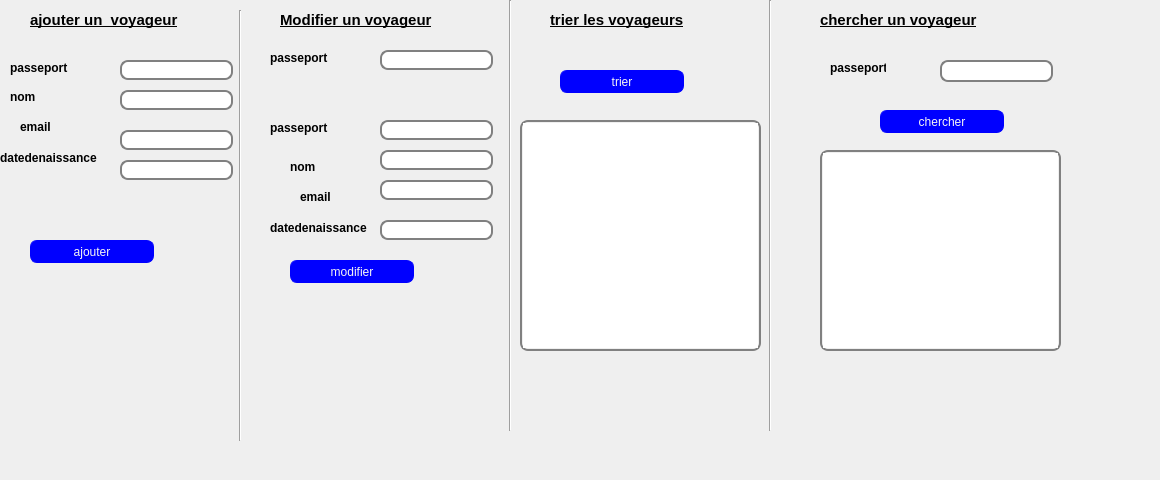
      <widget class="QWidget" name="tab_16">
       <attribute name="title">
        <string>Gestion Des Voyageur  </string>
       </attribute>
       <widget class="QTableView" name="tab_voyageur_tri_2">
        <property name="geometry">
         <rect>
          <x>520</x>
          <y>120</y>
          <width>241</width>
          <height>231</height>
         </rect>
        </property>
        <property name="styleSheet">
         <string notr="true">QTableView {
padding: 1px;
border-style: solid;
border: 2px solid gray;
border-radius: 8px;
font: 75 12pt &quot;NSimSun&quot;;
}</string>
        </property>
       </widget>
       <widget class="QPushButton" name="pb_tri_4">
        <property name="geometry">
         <rect>
          <x>560</x>
          <y>70</y>
          <width>124</width>
          <height>23</height>
         </rect>
        </property>
        <property name="styleSheet">
         <string notr="true">QPushButton {
color: rgb(245, 245, 245);
background-color: rgb(0, 0, 255);
border-width: 1px;
border-color: rgb(0, 0, 255);
border-style: solid;
border-radius: 7;
padding: 3px;
font-size: 75 ;
padding-left: 1px;
padding-right: 1px;
min-width: 120px;
max-width: 50px;
min-height: 15px;
max-height: 15px;
font: 75 12pt &quot;NSimSun&quot;;
}</string>
        </property>
        <property name="text">
         <string>trier</string>
        </property>
       </widget>
       <widget class="QLineEdit" name="passeportv_2">
        <property name="geometry">
         <rect>
          <x>120</x>
          <y>60</y>
          <width>113</width>
          <height>20</height>
         </rect>
        </property>
        <property name="styleSheet">
         <string notr="true">QLineEdit {
padding: 1px;
border-style: solid;
border: 2px solid gray;
border-radius: 8px;
font: 75 12pt &quot;NSimSun&quot;;
}</string>
        </property>
       </widget>
       <widget class="QLineEdit" name="nomv_2">
        <property name="geometry">
         <rect>
          <x>120</x>
          <y>90</y>
          <width>113</width>
          <height>20</height>
         </rect>
        </property>
        <property name="styleSheet">
         <string notr="true">QLineEdit {
padding: 1px;
border-style: solid;
border: 2px solid gray;
border-radius: 8px;
font: 75 12pt &quot;NSimSun&quot;;
}</string>
        </property>
       </widget>
       <widget class="QLineEdit" name="emailv_2">
        <property name="geometry">
         <rect>
          <x>120</x>
          <y>130</y>
          <width>113</width>
          <height>20</height>
         </rect>
        </property>
        <property name="styleSheet">
         <string notr="true">QLineEdit {
padding: 1px;
border-style: solid;
border: 2px solid gray;
border-radius: 8px;
font: 75 12pt &quot;NSimSun&quot;;
}</string>
        </property>
       </widget>
       <widget class="QPushButton" name="ajouter_voyageur_2">
        <property name="geometry">
         <rect>
          <x>30</x>
          <y>240</y>
          <width>124</width>
          <height>23</height>
         </rect>
        </property>
        <property name="styleSheet">
         <string notr="true">QPushButton {
color: rgb(245, 245, 245);
background-color: rgb(0, 0, 255);
border-width: 1px;
border-color: rgb(0, 0, 255);
border-style: solid;
border-radius: 7;
padding: 3px;
font-size: 75 ;
padding-left: 1px;
padding-right: 1px;
min-width: 120px;
max-width: 50px;
min-height: 15px;
max-height: 15px;
font: 75 12pt &quot;NSimSun&quot;;
}</string>
        </property>
        <property name="text">
         <string>ajouter</string>
        </property>
       </widget>
       <widget class="QLineEdit" name="datev_2">
        <property name="geometry">
         <rect>
          <x>120</x>
          <y>160</y>
          <width>113</width>
          <height>20</height>
         </rect>
        </property>
        <property name="styleSheet">
         <string notr="true">QLineEdit {
padding: 1px;
border-style: solid;
border: 2px solid gray;
border-radius: 8px;
font: 75 12pt &quot;NSimSun&quot;;
}</string>
        </property>
       </widget>
       <widget class="QLabel" name="label_89">
        <property name="geometry">
         <rect>
          <x>10</x>
          <y>60</y>
          <width>101</width>
          <height>16</height>
         </rect>
        </property>
        <property name="font">
         <font>
          <weight>75</weight>
          <bold>true</bold>
         </font>
        </property>
        <property name="text">
         <string>passeport</string>
        </property>
       </widget>
       <widget class="QLabel" name="label_90">
        <property name="geometry">
         <rect>
          <x>10</x>
          <y>90</y>
          <width>47</width>
          <height>13</height>
         </rect>
        </property>
        <property name="font">
         <font>
          <weight>75</weight>
          <bold>true</bold>
         </font>
        </property>
        <property name="text">
         <string>nom</string>
        </property>
       </widget>
       <widget class="QLabel" name="label_91">
        <property name="geometry">
         <rect>
          <x>20</x>
          <y>120</y>
          <width>47</width>
          <height>13</height>
         </rect>
        </property>
        <property name="font">
         <font>
          <weight>75</weight>
          <bold>true</bold>
         </font>
        </property>
        <property name="text">
         <string>email</string>
        </property>
       </widget>
       <widget class="QLabel" name="label_92">
        <property name="geometry">
         <rect>
          <x>0</x>
          <y>150</y>
          <width>101</width>
          <height>16</height>
         </rect>
        </property>
        <property name="font">
         <font>
          <weight>75</weight>
          <bold>true</bold>
         </font>
        </property>
        <property name="text">
         <string>datedenaissance</string>
        </property>
       </widget>
       <widget class="QLabel" name="label_93">
        <property name="geometry">
         <rect>
          <x>550</x>
          <y>10</y>
          <width>181</width>
          <height>20</height>
         </rect>
        </property>
        <property name="font">
         <font>
          <pointsize>11</pointsize>
          <weight>75</weight>
          <bold>true</bold>
          <underline>true</underline>
         </font>
        </property>
        <property name="text">
         <string>trier les voyageurs</string>
        </property>
       </widget>
       <widget class="QLabel" name="label_94">
        <property name="geometry">
         <rect>
          <x>30</x>
          <y>10</y>
          <width>201</width>
          <height>20</height>
         </rect>
        </property>
        <property name="font">
         <font>
          <pointsize>11</pointsize>
          <weight>75</weight>
          <bold>true</bold>
          <underline>true</underline>
         </font>
        </property>
        <property name="text">
         <string>ajouter un  voyageur</string>
        </property>
       </widget>
       <widget class="QLabel" name="label_95">
        <property name="geometry">
         <rect>
          <x>280</x>
          <y>10</y>
          <width>201</width>
          <height>20</height>
         </rect>
        </property>
        <property name="font">
         <font>
          <pointsize>11</pointsize>
          <weight>75</weight>
          <bold>true</bold>
          <underline>true</underline>
         </font>
        </property>
        <property name="text">
         <string>Modifier un voyageur</string>
        </property>
       </widget>
       <widget class="QLineEdit" name="passeport_mod_2">
        <property name="geometry">
         <rect>
          <x>380</x>
          <y>50</y>
          <width>113</width>
          <height>20</height>
         </rect>
        </property>
        <property name="styleSheet">
         <string notr="true">QLineEdit {
padding: 1px;
border-style: solid;
border: 2px solid gray;
border-radius: 8px;
font: 75 12pt &quot;NSimSun&quot;;
}</string>
        </property>
       </widget>
       <widget class="QLabel" name="label_96">
        <property name="geometry">
         <rect>
          <x>270</x>
          <y>50</y>
          <width>101</width>
          <height>16</height>
         </rect>
        </property>
        <property name="font">
         <font>
          <weight>75</weight>
          <bold>true</bold>
         </font>
        </property>
        <property name="text">
         <string>passeport</string>
        </property>
       </widget>
       <widget class="QLineEdit" name="passeport_mod2_2">
        <property name="geometry">
         <rect>
          <x>380</x>
          <y>120</y>
          <width>113</width>
          <height>20</height>
         </rect>
        </property>
        <property name="styleSheet">
         <string notr="true">QLineEdit {
padding: 1px;
border-style: solid;
border: 2px solid gray;
border-radius: 8px;
font: 75 12pt &quot;NSimSun&quot;;
}</string>
        </property>
       </widget>
       <widget class="QLineEdit" name="nom_mod_2">
        <property name="geometry">
         <rect>
          <x>380</x>
          <y>150</y>
          <width>113</width>
          <height>20</height>
         </rect>
        </property>
        <property name="styleSheet">
         <string notr="true">QLineEdit {
padding: 1px;
border-style: solid;
border: 2px solid gray;
border-radius: 8px;
font: 75 12pt &quot;NSimSun&quot;;
}</string>
        </property>
       </widget>
       <widget class="QLineEdit" name="email_mod_2">
        <property name="geometry">
         <rect>
          <x>380</x>
          <y>180</y>
          <width>113</width>
          <height>20</height>
         </rect>
        </property>
        <property name="styleSheet">
         <string notr="true">QLineEdit {
padding: 1px;
border-style: solid;
border: 2px solid gray;
border-radius: 8px;
font: 75 12pt &quot;NSimSun&quot;;
}</string>
        </property>
       </widget>
       <widget class="QLineEdit" name="date_mod_2">
        <property name="geometry">
         <rect>
          <x>380</x>
          <y>220</y>
          <width>113</width>
          <height>20</height>
         </rect>
        </property>
        <property name="styleSheet">
         <string notr="true">QLineEdit {
padding: 1px;
border-style: solid;
border: 2px solid gray;
border-radius: 8px;
font: 75 12pt &quot;NSimSun&quot;;
}</string>
        </property>
       </widget>
       <widget class="QLabel" name="label_97">
        <property name="geometry">
         <rect>
          <x>270</x>
          <y>120</y>
          <width>101</width>
          <height>16</height>
         </rect>
        </property>
        <property name="font">
         <font>
          <weight>75</weight>
          <bold>true</bold>
         </font>
        </property>
        <property name="text">
         <string>passeport</string>
        </property>
       </widget>
       <widget class="QLabel" name="label_98">
        <property name="geometry">
         <rect>
          <x>290</x>
          <y>160</y>
          <width>47</width>
          <height>13</height>
         </rect>
        </property>
        <property name="font">
         <font>
          <weight>75</weight>
          <bold>true</bold>
         </font>
        </property>
        <property name="text">
         <string>nom</string>
        </property>
       </widget>
       <widget class="QLabel" name="label_99">
        <property name="geometry">
         <rect>
          <x>300</x>
          <y>190</y>
          <width>47</width>
          <height>13</height>
         </rect>
        </property>
        <property name="font">
         <font>
          <weight>75</weight>
          <bold>true</bold>
         </font>
        </property>
        <property name="text">
         <string>email</string>
        </property>
       </widget>
       <widget class="QLabel" name="label_100">
        <property name="geometry">
         <rect>
          <x>270</x>
          <y>220</y>
          <width>101</width>
          <height>16</height>
         </rect>
        </property>
        <property name="font">
         <font>
          <weight>75</weight>
          <bold>true</bold>
         </font>
        </property>
        <property name="text">
         <string>datedenaissance</string>
        </property>
       </widget>
       <widget class="QPushButton" name="modifier_voyageur_2">
        <property name="geometry">
         <rect>
          <x>290</x>
          <y>260</y>
          <width>124</width>
          <height>23</height>
         </rect>
        </property>
        <property name="styleSheet">
         <string notr="true">QPushButton {
color: rgb(245, 245, 245);
background-color: rgb(0, 0, 255);
border-width: 1px;
border-color: rgb(0, 0, 255);
border-style: solid;
border-radius: 7;
padding: 3px;
font-size: 75 ;
padding-left: 1px;
padding-right: 1px;
min-width: 120px;
max-width: 50px;
min-height: 15px;
max-height: 15px;
font: 75 12pt &quot;NSimSun&quot;;
}</string>
        </property>
        <property name="text">
         <string>modifier</string>
        </property>
       </widget>
       <widget class="QLabel" name="label_101">
        <property name="geometry">
         <rect>
          <x>820</x>
          <y>10</y>
          <width>211</width>
          <height>20</height>
         </rect>
        </property>
        <property name="font">
         <font>
          <pointsize>11</pointsize>
          <weight>75</weight>
          <bold>true</bold>
          <underline>true</underline>
         </font>
        </property>
        <property name="text">
         <string>chercher un voyageur</string>
        </property>
       </widget>
       <widget class="QLineEdit" name="le_passeport_cher_3">
        <property name="geometry">
         <rect>
          <x>940</x>
          <y>60</y>
          <width>113</width>
          <height>22</height>
         </rect>
        </property>
        <property name="styleSheet">
         <string notr="true">QLineEdit {
padding: 1px;
border-style: solid;
border: 2px solid gray;
border-radius: 8px;
font: 75 12pt &quot;NSimSun&quot;;
}</string>
        </property>
       </widget>
       <widget class="QLabel" name="label_102">
        <property name="geometry">
         <rect>
          <x>830</x>
          <y>60</y>
          <width>56</width>
          <height>16</height>
         </rect>
        </property>
        <property name="font">
         <font>
          <weight>75</weight>
          <bold>true</bold>
         </font>
        </property>
        <property name="text">
         <string>passeport</string>
        </property>
       </widget>
       <widget class="QPushButton" name="pb_chercher_4">
        <property name="geometry">
         <rect>
          <x>880</x>
          <y>110</y>
          <width>124</width>
          <height>23</height>
         </rect>
        </property>
        <property name="styleSheet">
         <string notr="true">QPushButton {
color: rgb(245, 245, 245);
background-color: rgb(0, 0, 255);
border-width: 1px;
border-color: rgb(0, 0, 255);
border-style: solid;
border-radius: 7;
padding: 3px;
font-size: 75 ;
padding-left: 1px;
padding-right: 1px;
min-width: 120px;
max-width: 50px;
min-height: 15px;
max-height: 15px;
font: 75 12pt &quot;NSimSun&quot;;
}</string>
        </property>
        <property name="text">
         <string>chercher</string>
        </property>
       </widget>
       <widget class="QTableView" name="tab_employe_cher_4">
        <property name="geometry">
         <rect>
          <x>820</x>
          <y>150</y>
          <width>241</width>
          <height>201</height>
         </rect>
        </property>
        <property name="styleSheet">
         <string notr="true">QTableView {
padding: 1px;
border-style: solid;
border: 2px solid gray;
border-radius: 8px;
font: 75 12pt &quot;NSimSun&quot;;
}</string>
        </property>
       </widget>
       <widget class="Line" name="line_23">
        <property name="geometry">
         <rect>
          <x>230</x>
          <y>10</y>
          <width>20</width>
          <height>431</height>
         </rect>
        </property>
        <property name="orientation">
         <enum>Qt::Vertical</enum>
        </property>
       </widget>
       <widget class="Line" name="line_24">
        <property name="geometry">
         <rect>
          <x>500</x>
          <y>0</y>
          <width>20</width>
          <height>431</height>
         </rect>
        </property>
        <property name="orientation">
         <enum>Qt::Vertical</enum>
        </property>
       </widget>
       <widget class="Line" name="line_25">
        <property name="geometry">
         <rect>
          <x>760</x>
          <y>0</y>
          <width>20</width>
          <height>431</height>
         </rect>
        </property>
        <property name="orientation">
         <enum>Qt::Vertical</enum>
        </property>
       </widget>
       <widget class="QLabel" name="label_58">
        <property name="geometry">
         <rect>
          <x>-60</x>
          <y>-30</y>
          <width>1151</width>
          <height>451</height>
         </rect>
        </property>
        <property name="text">
         <string/>
        </property>
        <property name="pixmap">
         <pixmap>../../Downloads/inter (2).jpg</pixmap>
        </property>
       </widget>
       <widget class="QLabel" name="label_54">
        <property name="geometry">
         <rect>
          <x>0</x>
          <y>240</y>
          <width>201</width>
          <height>231</height>
         </rect>
        </property>
        <property name="text">
         <string/>
        </property>
        <property name="pixmap">
         <pixmap>../310466425_663981531732267_6543325573499558720_n.png</pixmap>
        </property>
       </widget>
       <zorder>label_58</zorder>
       <zorder>tab_voyageur_tri_2</zorder>
       <zorder>pb_tri_4</zorder>
       <zorder>passeportv_2</zorder>
       <zorder>nomv_2</zorder>
       <zorder>emailv_2</zorder>
       <zorder>ajouter_voyageur_2</zorder>
       <zorder>datev_2</zorder>
       <zorder>label_89</zorder>
       <zorder>label_90</zorder>
       <zorder>label_91</zorder>
       <zorder>label_92</zorder>
       <zorder>label_93</zorder>
       <zorder>label_94</zorder>
       <zorder>label_95</zorder>
       <zorder>passeport_mod_2</zorder>
       <zorder>label_96</zorder>
       <zorder>passeport_mod2_2</zorder>
       <zorder>nom_mod_2</zorder>
       <zorder>email_mod_2</zorder>
       <zorder>date_mod_2</zorder>
       <zorder>label_97</zorder>
       <zorder>label_98</zorder>
       <zorder>label_99</zorder>
       <zorder>label_100</zorder>
       <zorder>modifier_voyageur_2</zorder>
       <zorder>label_101</zorder>
       <zorder>le_passeport_cher_3</zorder>
       <zorder>label_102</zorder>
       <zorder>pb_chercher_4</zorder>
       <zorder>tab_employe_cher_4</zorder>
       <zorder>line_23</zorder>
       <zorder>line_24</zorder>
       <zorder>line_25</zorder>
       <zorder>label_54</zorder>
      </widget>
